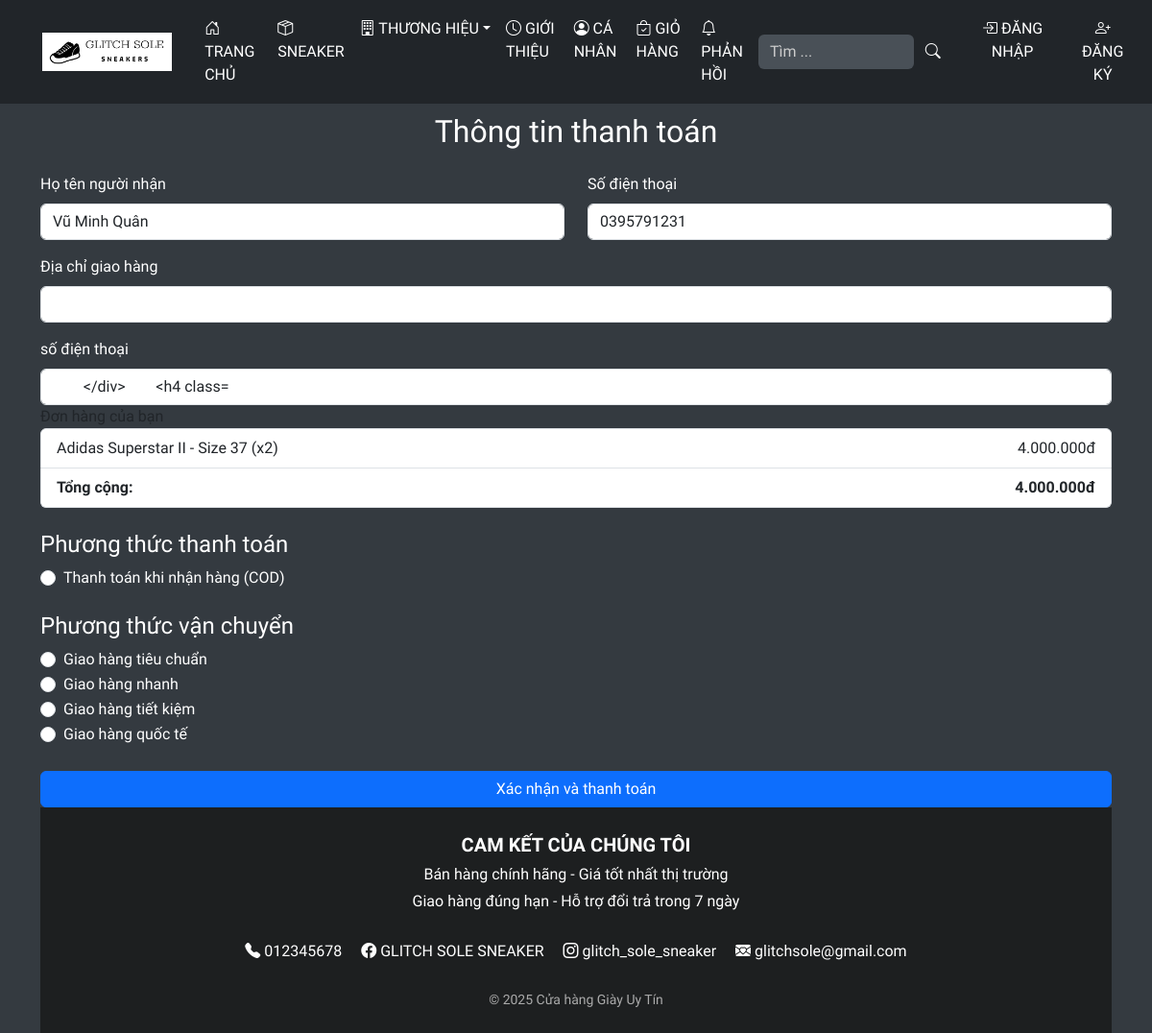
The page /view/page/bill.php?MA_GIOHANG=41 (signed in) on the database its author committed.
### tables this page shows
CREATE TABLE `khachhang` (
  `MA_KH` int(11) NOT NULL,
  `TEN_KH` varchar(100) NOT NULL,
  `DIACHI_KH` varchar(100) DEFAULT NULL,
  `SDT_KH` varchar(12) DEFAULT NULL,
  `GIOITINH` tinyint(4) DEFAULT NULL,
  `NGAYSINH` date DEFAULT NULL,
  `EMAIL` varchar(50) DEFAULT NULL,
  `TICHDIEM` int(11) DEFAULT 0,
  `PASS_KH` varchar(350) NOT NULL
);

CREATE TABLE `giohang` (
  `MA_GIOHANG` int(11) NOT NULL,
  `MA_SP` int(11) NOT NULL,
  `MA_KH` int(11) NOT NULL,
  `SO_LUONG` int(11) NOT NULL,
  `ma_kc` int(10) DEFAULT NULL
);

CREATE TABLE `sanpham` (
  `MA_SP` int(11) NOT NULL,
  `TEN_SP` varchar(100) NOT NULL,
  `THONGTIN_SP` text DEFAULT NULL,
  `GIA_NHAP` float NOT NULL,
  `GIA_CU` float DEFAULT NULL,
  `GIA_MOI` float NOT NULL,
  `LUOT_BAN` int(11) DEFAULT 0,
  `NGAY_CAPNHAT` date DEFAULT NULL,
  `MAL_SP` int(11) DEFAULT NULL,
  `MANH_SP` int(11) DEFAULT NULL,
  `ANH_GIOI_THIEU` varchar(255) DEFAULT NULL,
  `ANH_HOVER` varchar(255) DEFAULT NULL,
  `ANH_CHI_TIET_1` varchar(255) DEFAULT NULL,
  `ANH_CHI_TIET_2` varchar(255) DEFAULT NULL,
  `ANH_CHI_TIET_3` varchar(100) NOT NULL,
  `ANH_CHI_TIET_4` varchar(100) NOT NULL
);

CREATE TABLE `phuongthuc_tt` (
  `MA_PTTT` int(11) NOT NULL,
  `TEN_PTTT` varchar(50) NOT NULL
);

CREATE TABLE `pt_vanchuyen` (
  `MA_PTVC` int(11) NOT NULL,
  `TEN_PTVC` varchar(50) NOT NULL
);

### view/page/bill.php (the view, shortened to what this page needs)
<?php
include_once("../../config/config.php");
$ma_kh = $_SESSION['user_id'];
$sql_kh = "SELECT * FROM khachhang WHERE MA_KH = $ma_kh";
$result_kh = mysqli_query($conn, $sql_kh);
$row_kh = mysqli_fetch_assoc($result_kh);
$sql_giohang = "
    SELECT giohang.MA_SP, giohang.SO_LUONG, giohang.ma_kc, sanpham.TEN_SP, sanpham.GIA_MOI
    FROM giohang
    JOIN sanpham ON giohang.MA_SP = sanpham.MA_SP
    WHERE giohang.MA_KH = $ma_kh
";
$result_giohang = mysqli_query($conn, $sql_giohang);
$ds_sanpham = [];
$total_price = 0;
while ($row = mysqli_fetch_assoc($result_giohang)) {
    $ds_sanpham[] = $row;
    $total_price += $row['SO_LUONG'] * $row['GIA_MOI'];
}
$sql_tt = "SELECT * FROM phuongthuc_tt";
$result_tt = mysqli_query($conn, $sql_tt);
$ds_tt = [];
while ($row = mysqli_fetch_assoc($result_tt)) {
    $ds_tt[] = $row;
}
$sql_vc = "SELECT * FROM pt_vanchuyen";
$result_vc = mysqli_query($conn, $sql_vc);
$ds_vc = [];
while ($row = mysqli_fetch_assoc($result_vc)) {
    $ds_vc[] = $row;
}
?>
<?php include "../layout/header.php"; ?>
<div class="container mt-5 mb-5">
    <h2 class="text-center mb-4">Thông tin thanh toán</h2>
    <form action="" method="POST">
        <div class="row mb-3">
            <div class="col-md-6">
                <label for="fullName" class="form-label">Họ tên người nhận</label>
                <input type="text" class="form-control" id="fullName" name="fullName" required value="<?php echo $row_kh['TEN_KH']; ?>">
            </div>
            <div class="col-md-6">
                <label for="phoneNumber" class="form-label">Số điện thoại</label>
                <input type="text" class="form-control" id="phoneNumber" name="phoneNumber" required value="<?php echo $row_kh['SDT_KH']; ?>">
            </div>
        </div>
        <div class="mb-3">
            <label for="address" class="form-label">Địa chỉ giao hàng</label>
            <input type="text" class="form-control" id="address" name="address" required value="<?php echo $row_kh['DIACHI_KH']; ?>">
        </div>
        <div class-"mb-3">
            <label for="phonenumber" class="form-label">số điện thoại</label>
            <input type="text" class="form-control" id="phonenumber" name="phonenumber" required value="
        </div>
        <h4 class="mt-4">Đơn hàng của bạn</h4>
        <ul class="list-group mb-3">
            <?php foreach ($ds_sanpham as $sp): ?>
                <li class="list-group-item d-flex justify-content-between">
                    <div>
                        <?php echo $sp['TEN_SP']; ?> - Size <?php echo $sp['ma_kc']; ?> (x<?php echo $sp['SO_LUONG']; ?>)
                    </div>
                    <div>
                        <?php echo number_format($sp['SO_LUONG'] * $sp['GIA_MOI'], 0, ',', '.') . "đ"; ?>
                    </div>
                </li>
            <?php endforeach; ?>
            <li class="list-group-item d-flex justify-content-between fw-bold">
                <span>Tổng cộng:</span>
                <span><?php echo number_format($total_price, 0, ',', '.') . "đ"; ?></span>
            </li>
        </ul>
        <h4 class="mt-4">Phương thức thanh toán</h4>
        <?php foreach ($ds_tt as $tt): ?>
            <div class="form-check">
                <input class="form-check-input" type="radio" name="pttt" id="pttt_<?php echo $tt['MA_PTTT']; ?>" value="<?php echo $tt['MA_PTTT']; ?>" required>
                <label class="form-check-label" for="pttt_<?php echo $tt['MA_PTTT']; ?>">
                    <?php echo $tt['TEN_PTTT']; ?>
                </label>
            </div>
        <?php endforeach; ?>
        <h4 class="mt-4">Phương thức vận chuyển</h4>
        <?php foreach ($ds_vc as $vc): ?>
            <div class="form-check">
                <input class="form-check-input" type="radio" name="ptvc" id="ptvc_<?php echo $vc['MA_PTVC']; ?>" value="<?php echo $vc['MA_PTVC']; ?>" required>
                <label class="form-check-label" for="ptvc_<?php echo $vc['MA_PTVC']; ?>">
                    <?php echo $vc['TEN_PTVC']; ?>
                </label>
            </div>
        <?php endforeach; ?>
        <button type="submit" class="btn btn-primary mt-4 w-100">Xác nhận và thanh toán</button>
    </form>
</div>
<?php include "../layout/footer.php"; ?>

### view/layout/header.php (shortened to what this page needs)
<!DOCTYPE html>
<html lang="en">
<head>
  <link href="https://cdn.jsdelivr.net/npm/bootstrap@5.3.4/dist/css/bootstrap.min.css" rel="stylesheet">
  <link href="https://cdn.jsdelivr.net/npm/bootstrap-icons/font/bootstrap-icons.css" rel="stylesheet">
  <link rel="stylesheet" href="../../css/style.css">
</head>
<body>
  <nav class="navbar navbar-expand-lg navbar-dark bg-dark">
    <div class="container-fluid">
      <a class="navbar-brand d-flex align-items-center" href="../page/home.php">
        <a class="navbar-brand d-flex align-items-center" href="../page/home.php">
          <a class="navbar-brand d-flex align-items-center" href="../page/home.php">
            <img src="../../image/logo/store_logo/2(1).png" alt="F4 Sneaker Logo">
          </a>
          <div class="collapse navbar-collapse" id="navbarNav">
            <ul class="navbar-nav me-auto mb-2 mb-lg-0">
              <li class="nav-item">
                <a class="nav-link active" href="../page/home.php"><i class="bi bi-house-door"></i> TRANG CHỦ</a>
              </li>
              <li class="nav-item">
                <a class="nav-link" href="../page/product.php?source=header_productlink"><i class="bi bi-box-seam"></i> SNEAKER</a>
              </li>
              <li class="nav-item dropdown">
                <a class="nav-link dropdown-toggle" href="#" data-bs-toggle="dropdown"><i class="bi bi-building"></i> THƯƠNG HIỆU</a>
              </li>
              <li class="nav-item">
                <a class="nav-link" href="../page/about.php"><i class="bi bi-clock"></i> GIỚI THIỆU</a>
              </li>
              <?php if (isset($_SESSION['user_name'])) { ?>
                <li class="nav-item">
                  <a class="nav-link" href="../page/profile.php">
                    <i class="bi bi-person-circle"></i> <?php echo $_SESSION['user_name'] ?>
                  </a>
                </li>
              <?php } else { ?>
                <li class="nav-item">
                  <a class="nav-link" href="../page/profile.php">
                    <i class="bi bi-person-circle"></i> CÁ NHÂN
                  </a>
                </li>
              <?php } ?>
              <li class="nav-item">
                <a class="nav-link" href="../page/cart.php"><i class="bi bi-bag-check"></i> GIỎ HÀNG</a>
              </li>
              <li class="nav-item">
                <a class="nav-link" href="../page/contact.php"><i class="bi bi-bell"></i> PHẢN HỒI</a>
              </li>
            </ul>
            <form class="d-flex me-3" action="../page/product.php" method="get">
              <input type="text" name="keyword" class="form-control" placeholder="Tìm ..." value="<?php echo $keyword ?? ''; ?>" required>
              <button class="btn btn-outline-success" type="submit">
                <i class="bi bi-search"></i>
              </button>
            </form>
            <div class="d-flex">
              <a href="../user/login.php" class="btn btn-outline-light me-2">
                <i class="bi bi-box-arrow-in-right"></i> ĐĂNG NHẬP
              </a>
              <a href="../user/res.php" class="btn btn-outline-light">
                <i class="bi bi-person-plus"></i> ĐĂNG KÝ
              </a>
            </div>
          </div>
    </div>
  </nav>
</body>
</html>

### view/layout/footer.php (shortened to what this page needs)
<footer>
  <div class="footer-container">
    <div class="footer-commit">
      <p class="fw-bold fs-5">CAM KẾT CỦA CHÚNG TÔI</p>
      <p>Bán hàng chính hãng - Giá tốt nhất thị trường</p>
      <p>Giao hàng đúng hạn - Hỗ trợ đổi trả trong 7 ngày</p>
    </div>
    <div class="footer-info">
      <p><i class="bi bi-telephone-fill"></i> 012345678</p>
      <p><i class="bi bi-facebook"></i> GLITCH SOLE SNEAKER</p>
      <p><i class="bi bi-instagram"></i> glitch_sole_sneaker</p>
      <p><i class="bi bi-envelope-heart-fill"></i> glitchsole@gmail.com</p>
    </div>
    <div class="footer-copy">
      <p>&copy; 2025 Cửa hàng Giày Uy Tín</p>
    </div>
  </div>
</footer>

### css/style.css (style rules this page uses)
body { background-color: #343a40 !important; }
h2 { color: white; }

### view/layout/header.php (style rules this page uses)
* { font-family: 'Lexend'; }
.navbar-dark .navbar-nav .nav-link, .navbar-dark .navbar-brand { color: white !important; }
.navbar { position: fixed; top: 0; left: 0; width: 100%; z-index: 100; background-color: #343a40; padding: 10px 0; }
body { padding-top: 70px; }
.navbar-dark .form-control { background-color: #495057; color: white; border: none; }
.navbar-dark .form-control::placeholder { color: #ccc; }
.navbar-dark .btn { color: white; border: none; }
.navbar-brand img { height: 40px; width: auto; object-fit: contain; margin-right: 10px; }
.navbar-dark .nav-item .nav-link.dropdown-toggle { color: white; }
html, body { height: 100%; margin: 0; display: flex; flex-direction: column; }

### view/page/bill.php (style rules this page uses)
form label { color: white; }
form h4 { color: white; }

### view/layout/footer.php (style rules this page uses)
footer { background-color: #1d1f20; color: white; padding: 20px 0; width: 100%; }
.footer-container { display: flex; flex-direction: column; align-items: center; gap: 20px; text-align: center; }
.footer-commit p, .footer-info p, .footer-copy p { margin: 4px 0; }
.footer-info { display: flex; flex-wrap: wrap; justify-content: center; gap: 20px; }
.footer-copy { font-size: 14px; color: #aaa; }

### rows shown on the page
khachhang: fullName "Vũ Minh Quân", phoneNumber "0395791231"
giohang: MA_SP.TEN_SP "Adidas Superstar II", ma_kc "37", SO_LUONG "2", $sp['SO_LUONG']*$sp['GIA_MOI'] "4.000.000"
phuongthuc_tt: TEN_PTTT "Thanh toán khi nhận hàng (COD)"
pt_vanchuyen: TEN_PTVC "Giao hàng tiêu chuẩn"
pt_vanchuyen: TEN_PTVC "Giao hàng nhanh"
pt_vanchuyen: TEN_PTVC "Giao hàng tiết kiệm"
pt_vanchuyen: TEN_PTVC "Giao hàng quốc tế"

### other values the page prints
$total_price "4.000.000"
